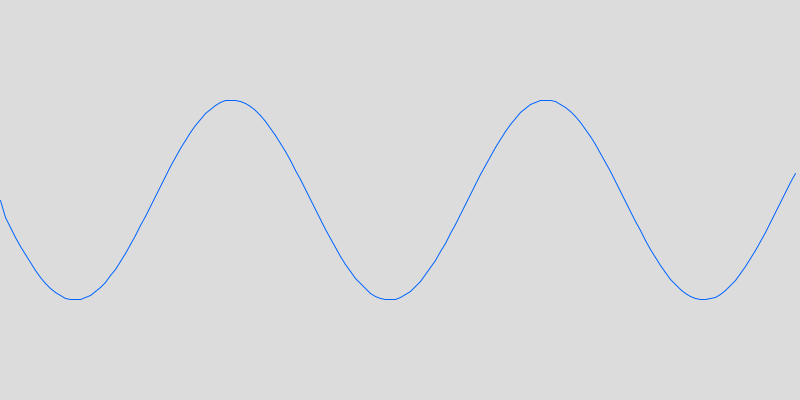
Frame 1 (no input)
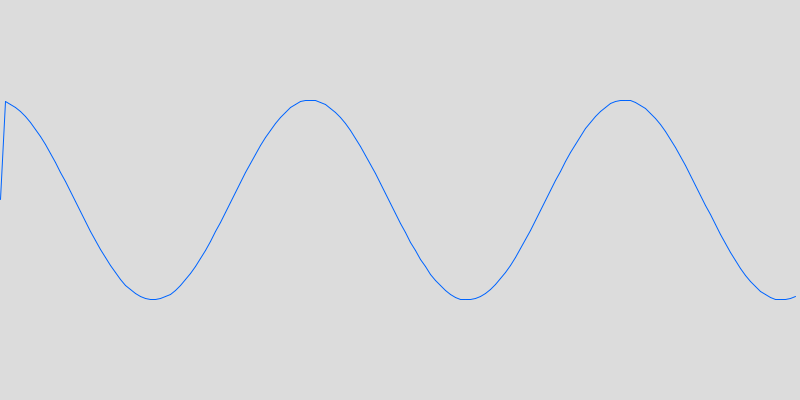
Frame 60 (the mouse pressed at the canvas centre just before this capture)
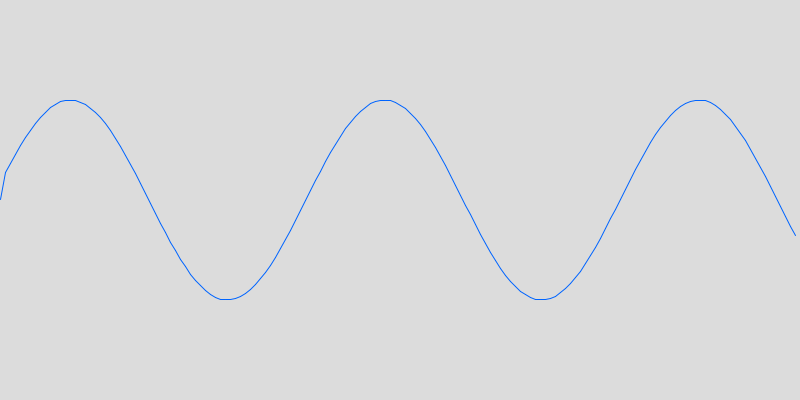
Frame 120 (the mouse held since frame 60 and released just before this capture)

The Processing sketch that drew these frames (run headless with seeded random() and noise(); from frame 60 on, the mouse is pressed at the canvas centre):

// Processing sketch: sinus
// ── sinus.pde
void setup() {
  size(800, 400);
}

void draw() {
  background(220);

  stroke(0, 100, 255);
  float prevX = 0;
  float prevY = height/2 + sin((0 + frameCount*4) * 0.05) * 1;
  for (float x = 5; x < width; x += 5) {
    float y = height/2 + sin((x + frameCount*4) * 0.02) * 100;
    line(prevX, prevY, x, y);
    prevX = x;
    prevY = y;
  }
}
